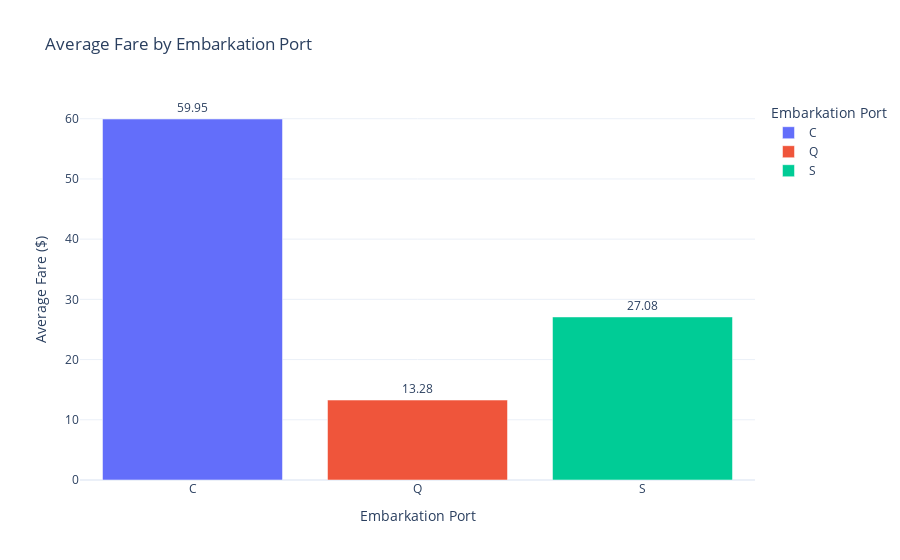

Notebook code cell kept with this figure:
### Markdown cell above
#YOUR TURN

Create a bar chart showing average fare by embarkation port.

### Code cell
# Calculate the average fare for each embarkation port
avg_fare_by_port = df.groupby('Embarked')['Fare'].mean().reset_index()

# Display the result to check the data
print(avg_fare_by_port)

# Create a bar chart using Plotly Express for interactivity
fig = px.bar(
    avg_fare_by_port,
    x='Embarked',              # Embarkation port on x-axis
    y='Fare',                  # Average fare on y-axis
    color='Embarked',          # Color bars by port
    text='Fare',               # Show average fare on each bar
    title="Average Fare by Embarkation Port",
    labels={'Embarked': 'Embarkation Port', 'Fare': 'Average Fare ($)'},
    template='plotly_white'    # Use a clean, simple theme
)

# Format the labels on the bars (2 decimal places)
fig.update_traces(texttemplate='%{text:.2f}', textposition='outside')

# Display the figure
fig.show()

### Figure 1 — Plotly figure (JSON) as saved in the notebook; plotly's stock layout.template omitted (floating-point values rounded to 4 significant figures)
{"data": [{"hovertemplate": "Embarkation Port=%{x}<br>Average Fare ($)=%{text}<extra></extra>", "legendgroup": "C", "marker": {"color": "#636efa", "pattern": {"shape": ""}}, "name": "C", "orientation": "v", "showlegend": true, "text": [59.95], "textposition": "outside", "x": ["C"], "xaxis": "x", "y": [59.95], "yaxis": "y", "type": "bar", "texttemplate": "%{text:.2f}"}, {"hovertemplate": "Embarkation Port=%{x}<br>Average Fare ($)=%{text}<extra></extra>", "legendgroup": "Q", "marker": {"color": "#EF553B", "pattern": {"shape": ""}}, "name": "Q", "orientation": "v", "showlegend": true, "text": [13.28], "textposition": "outside", "x": ["Q"], "xaxis": "x", "y": [13.28], "yaxis": "y", "type": "bar", "texttemplate": "%{text:.2f}"}, {"hovertemplate": "Embarkation Port=%{x}<br>Average Fare ($)=%{text}<extra></extra>", "legendgroup": "S", "marker": {"color": "#00cc96", "pattern": {"shape": ""}}, "name": "S", "orientation": "v", "showlegend": true, "text": [27.08], "textposition": "outside", "x": ["S"], "xaxis": "x", "y": [27.08], "yaxis": "y", "type": "bar", "texttemplate": "%{text:.2f}"}], "layout": {"xaxis": {"anchor": "y", "domain": [0.0, 1.0], "title": {"text": "Embarkation Port"}, "categoryorder": "array", "categoryarray": ["C", "Q", "S"]}, "yaxis": {"anchor": "x", "domain": [0.0, 1.0], "title": {"text": "Average Fare ($)"}}, "legend": {"title": {"text": "Embarkation Port"}, "tracegroupgap": 0}, "title": {"text": "Average Fare by Embarkation Port"}, "barmode": "relative"}}
